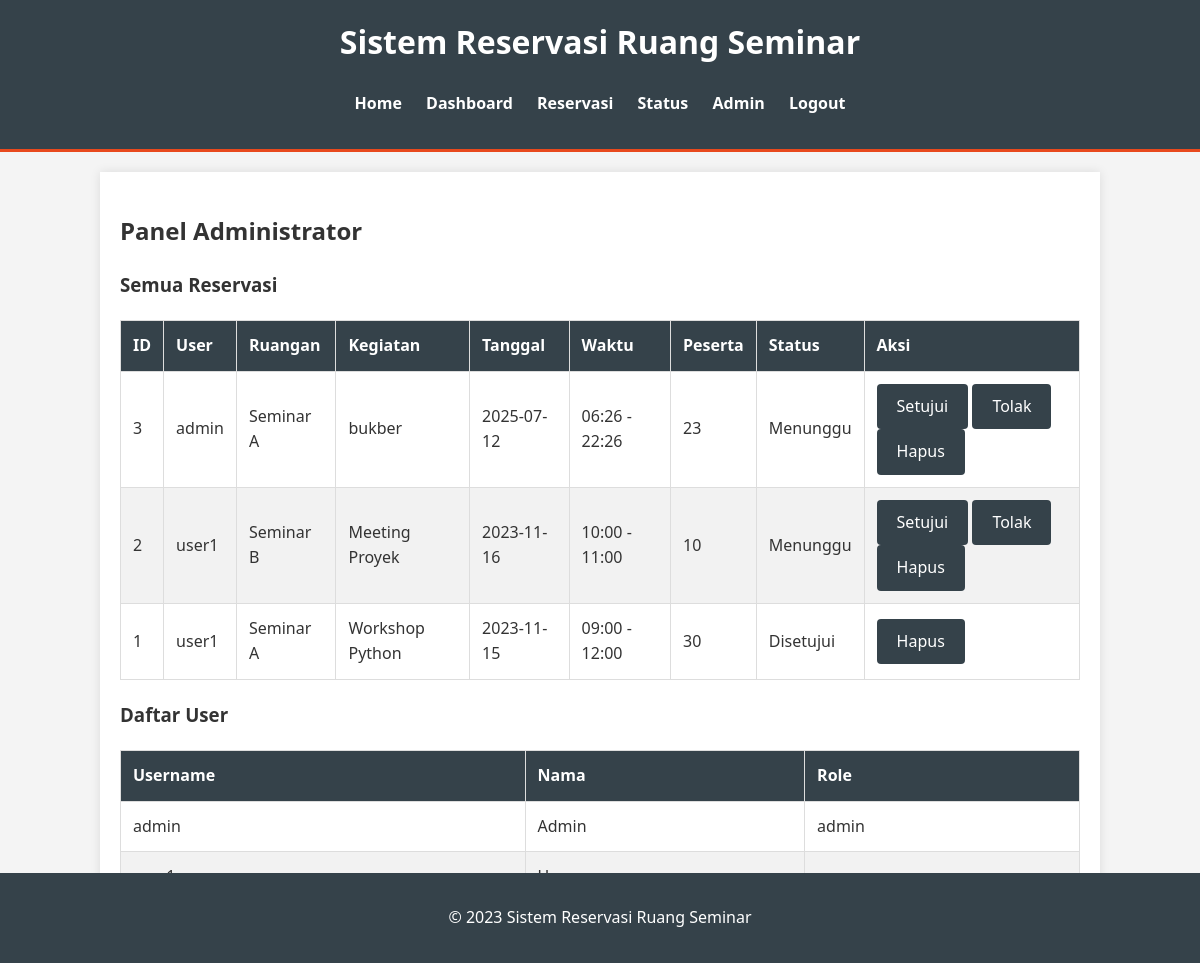
The page /admin (signed in) on the database its author committed.
### app.py (models this page shows, shortened)
class Reservation(db.Model):
    id = db.Column(db.Integer, primary_key=True)
    user_id = db.Column(db.Integer, db.ForeignKey('user.id'), nullable=False)
    ruangan_id = db.Column(db.String(10), nullable=False) # R001, R002, etc.
    nama_kegiatan = db.Column(db.String(200), nullable=False)
    tanggal = db.Column(db.String(10), nullable=False) # YYYY-MM-DD
    waktu_mulai = db.Column(db.String(5), nullable=False) # HH:MM
    waktu_selesai = db.Column(db.String(5), nullable=False) # HH:MM
    peserta = db.Column(db.Integer, nullable=False)
    status = db.Column(db.String(20), nullable=False, default='Menunggu') # Menunggu, Disetujui, Ditolak

class User(db.Model):
    id = db.Column(db.Integer, primary_key=True)
    username = db.Column(db.String(80), unique=True, nullable=False)
    password = db.Column(db.String(120), nullable=False)
    nama = db.Column(db.String(120), nullable=False)
    role = db.Column(db.String(20), nullable=False, default='user')
    reservations = db.relationship('Reservation', backref='user', lazy=True)

### app.py (the view)
@app.route('/admin')
def admin():
    if 'username' not in session or session['role'] != 'admin':
        return redirect(url_for('login'))
    all_reservations = Reservation.query.order_by(Reservation.tanggal.desc(), Reservation.waktu_mulai.desc()).all()
    all_users = User.query.all()
    users_for_template = all_users # Langsung gunakan list objek User
    return render_template('admin.html',
                           reservations=all_reservations,
                           ruangan=ruangan,
                           users=users_for_template)

### templates/admin.html (shortened to what this page needs)
{% extends "base.html" %}
{% block content %}
    <h2>Panel Administrator</h2>
    <h3>Semua Reservasi</h3>
    <table>
        <thead>
            <tr>
                <th>ID</th>
                <th>User</th>
                <th>Ruangan</th>
                <th>Kegiatan</th>
                <th>Tanggal</th>
                <th>Waktu</th>
                <th>Peserta</th>
                <th>Status</th>
                <th>Aksi</th>
            </tr>
        </thead>
        <tbody>
            {% for res in reservations %}
                <tr>
                    <td>{{ res.id }}</td>
                    <td>{{ res.user.username }}</td>
                    <td>{{ ruangan[res.ruangan_id]['nama'] }}</td>
                    <td>{{ res.nama_kegiatan }}</td>
                    <td>{{ res.tanggal }}</td>
                    <td>{{ res.waktu_mulai }} - {{ res.waktu_selesai }}</td>
                    <td>{{ res.peserta }}</td>
                    <td class="status-{{ res.status|lower }}">
                        {{ res.status }}
                    </td>
                    <td>
                        {% if res.status == 'Menunggu' %}
                            <a href="{{ url_for('approve', reservation_id=res.id) }}" class="btn">Setujui</a>
                            <a href="{{ url_for('reject', reservation_id=res.id) }}" class="btn">Tolak</a>
                        {% endif %}
                        <a href="{{ url_for('delete', reservation_id=res.id) }}" class="btn">Hapus</a>
                    </td>
                </tr>
            {% endfor %}
        </tbody>
    </table>
    <h3>Daftar User</h3>
    <table>
        <thead>
            <tr>
                <th>Username</th>
                <th>Nama</th>
                <th>Role</th>
            </tr>
        </thead>
        <tbody>
            {% for user in users %}
                <tr>
                    <td>{{ user.username }}</td>
                    <td>{{ user.nama }}</td>
                    <td>{{ user.role }}</td>
                </tr>
            {% endfor %}
        </tbody>
    </table>
{% endblock %}

### templates/base.html (shortened to what this page needs)
<!DOCTYPE html>
<html lang="en">
<head>
    <link rel="stylesheet" href="{{ url_for('static', filename='css/style.css') }}">
</head>
<body>
    <header>
        <h1>Sistem Reservasi Ruang Seminar</h1>
        <nav>
            <ul>
                <li><a href="{{ url_for('index') }}">Home</a></li>
                {% if 'username' not in session %}
                    <li><a href="{{ url_for('login') }}">Login</a></li>
                    <li><a href="{{ url_for('register') }}">Register</a></li>
                {% else %}
                    <li><a href="{{ url_for('dashboard') }}">Dashboard</a></li>
                    <li><a href="{{ url_for('reservasi') }}">Reservasi</a></li>
                    <li><a href="{{ url_for('status') }}">Status</a></li>
                    {% if session['role'] == 'admin' %}
                        <li><a href="{{ url_for('admin') }}">Admin</a></li>
                    {% endif %}
                    <li><a href="{{ url_for('logout') }}">Logout</a></li>
                {% endif %}
            </ul>
        </nav>
    </header>
    <main>
        {% block content %}{% endblock %}
    </main>
    <footer>
        <p>&copy; 2023 Sistem Reservasi Ruang Seminar</p>
    </footer>
</body>
</html>

### static/css/style.css (style rules this page uses)
body { font-family: 'Segoe UI', Tahoma, Geneva, Verdana, sans-serif; line-height: 1.6; margin: 0; padding: 0; background-color: #f4f4f4; color: #333; }
header { background: #35424a; color: #ffffff; padding: 1rem 0; border-bottom: #e8491d 3px solid; }
header h1 { text-align: center; margin: 0; padding-bottom: 0.5rem; }
nav ul { padding: 0; list-style: none; text-align: center; }
nav ul li { display: inline; margin: 0 10px; }
nav ul li a { color: #ffffff; text-decoration: none; font-weight: bold; }
main { width: 80%; margin: 20px auto; padding: 20px; background: #ffffff; box-shadow: 0 0 10px rgba(0, 0, 0, 0.1); }
footer { text-align: center; padding: 1rem 0; background: #35424a; color: #ffffff; position: fixed; bottom: 0; width: 100%; }
button, .btn { display: inline-block; background: #35424a; color: #ffffff; padding: 10px 20px; border: none; border-radius: 4px; cursor: pointer; text-decoration: none; }
table { width: 100%; border-collapse: collapse; margin: 20px 0; }
table, th, td { border: 1px solid #ddd; }
th, td { padding: 12px; text-align: left; }
th { background-color: #35424a; color: white; }
tr:nth-child(even) { background-color: #f2f2f2; }

### rows shown on the page
Reservation: id "3", user.username "admin", ruangan "Seminar A", nama_kegiatan "bukber", tanggal "2025-07-12", waktu_mulai "06:26", waktu_selesai "22:26", peserta "23", status "Menunggu"
Reservation: id "2", user.username "user1", ruangan "Seminar B", nama_kegiatan "Meeting Proyek", tanggal "2023-11-16", waktu_mulai "10:00", waktu_selesai "11:00", peserta "10", status "Menunggu"
Reservation: id "1", user.username "user1", ruangan "Seminar A", nama_kegiatan "Workshop Python", tanggal "2023-11-15", waktu_mulai "09:00", waktu_selesai "12:00", peserta "30", status "Disetujui"
User: username "admin", nama "Admin", role "admin"
